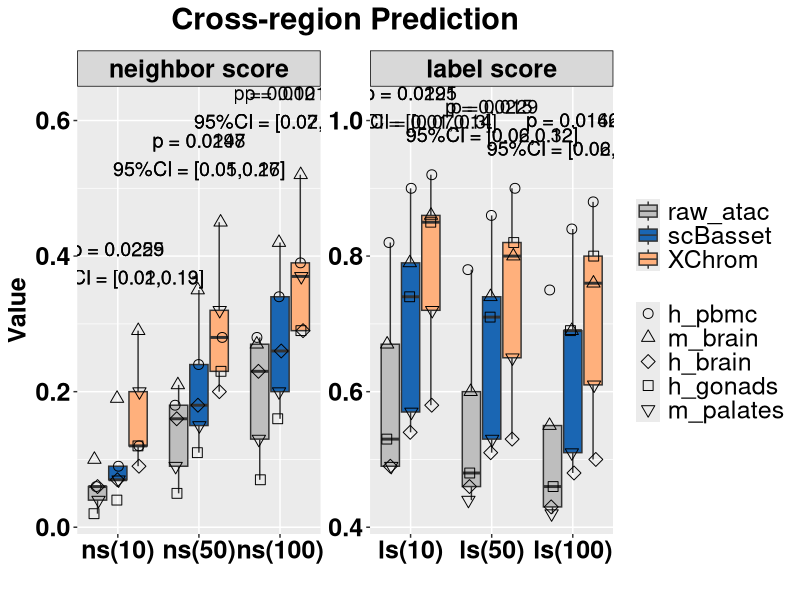
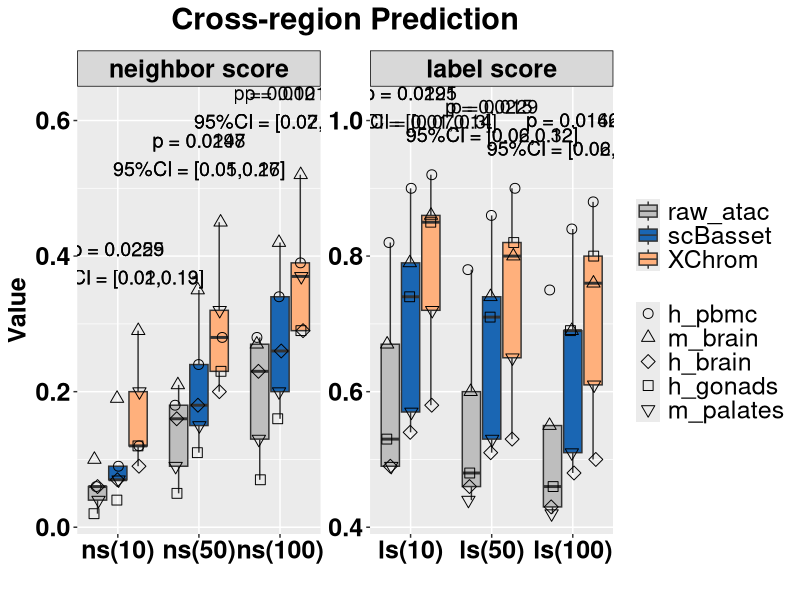

Write the R code that produced these figures, in order.
library(ggplot2)
library(readr)
library(dplyr)
library(tidyr)
df <- read_csv('cross-region_nsls.csv')
# Convert Metric & Method & Dataset to factor and specify the order
df$Metric <- factor(df$Metric, levels = c("ns(10)", "ns(50)", "ns(100)", 
                                          "ls(10)", "ls(50)", "ls(100)"))
df$Method <- factor(df$Method, levels = c("raw_atac","scBasset","XChrom"))
df$Dataset<-factor(df$Dataset, levels = c("h_pbmc","m_brain","h_brain",'h_gonads','m_palates'))

######################################
# Add 2 new column to group NS(k=10,50,100) and LS(k=10,50,100),respectively

df <- df %>%
  mutate(MetricType = ifelse(grepl("ns", Metric), "neighbor score", "label score"))%>%
  mutate(MetricType = factor(MetricType, levels = c("neighbor score", "label score")))

# Count each facet type
metric_counts <- df %>%
  group_by(MetricType) %>%
  summarise(count = n(), .groups = "drop")

######################################
y_pos <- df %>% 
  group_by(Metric) %>% 
  summarise(max_val = max(Value))

# Obtain all the methods that need to be compared (excluding XChrom itself)
other_methods <- unique(df$Method[df$Method != "XChrom"])

# Extract the data of XChrom as the benchmark
xchrom_data <- df %>% 
  filter(Method == "XChrom") %>% 
  select(Dataset, Metric, MetricType, Value_XChrom = Value)

# Generate comparative data
comparison_data <- df %>%
  filter(Method != "XChrom") %>% 
  inner_join(xchrom_data, by = c("Dataset", "Metric", "MetricType")) %>%
  mutate(diff = Value_XChrom - Value)

# Calculate statistical results
annotation_df <- comparison_data %>%
  group_by(Metric, Method) %>%  # Group by Metric & Method
  summarise(
    mean_diff = mean(diff, na.rm = TRUE),
    se_diff = sd(diff, na.rm = TRUE) / sqrt(n()),
    lower_ci = mean_diff - qt(0.975, df = n()-1) * se_diff,
    upper_ci = mean_diff + qt(0.975, df = n()-1) * se_diff,
    p_value = t.test(Value_XChrom, Value, paired = TRUE)$p.value,
    .groups = "drop"
  ) %>%
  mutate(
    p_value_label = ifelse(p_value < 0.05,
                           paste0("p = ", signif(p_value, digits = 3)),
                           NA_character_)
  ) %>%
  # Merge the MetricType and Y-axis position information
  left_join(distinct(df, Metric, MetricType), by = "Metric") %>% 
  left_join(
    df %>% group_by(Metric) %>% summarise(max_val = max(Value)),
    by = "Metric"
  ) %>% 
  mutate(y_position = ifelse(p_value < 0.05, max_val + 0.1, NA_real_))


ggplot(df, aes(x = Metric, y = Value,)) +
  geom_boxplot(aes(group = interaction(Metric, Method), fill = Method), 
               alpha = 1, outlier.shape = NA) + 
  geom_jitter(
    aes(group = interaction(Metric, Method), shape = Dataset),
    position = position_jitterdodge(
      jitter.width = 0.2,   
      dodge.width = 0.8    
    ),size = 3,alpha = 1,color = "black",#stroke = 0.5
    )+
  scale_fill_manual(values = c('raw_atac'='grey','scBasset'='#1A66B3',"XChrom" = "#FFB07C")) + 
  scale_shape_manual(
    values = c(
      "h_pbmc" = 1,    
      "m_brain" = 2,    
      "h_brain" = 5,    
      "h_gonads" = 0,    
      "m_palates" = 6    
    ))+
  scale_x_discrete(expand = expansion(add = c(0.5, 0.5))) +  
  guides(shape = guide_legend(order = 2), fill = guide_legend(order = 1)) +  
  facet_wrap(~MetricType, scales = "free")+
  theme_set(theme_bw())+
  # theme_minimal() +
  theme(
    axis.text.x = element_text(angle = 0, hjust = 0.5, size = 18, face = "bold", color = "black", margin = margin(t =2)),
    axis.text.y = element_text(size = 18, face = "bold", color = "black"),
    axis.title = element_text(size = 18, color = "black", face = "bold"),
    legend.title = element_blank(),
    plot.title = element_text(hjust = 0.5, size = 22, face = "bold",margin = margin(b = 10)),
    legend.text = element_text(size = 18),
    strip.background = element_rect(fill = rgb(0.5, 0.5, 0.5, 0.3),color = "black", size = 0.5), 
    strip.text = element_text(size = 18, face = "bold", color = "black"), 
    strip.text.x = element_text(size = 18, face = "bold",color = "black"),  
  ) +
  labs(title = "Cross-region Prediction", x = "", y = "Value") +
  geom_text(
    data = annotation_df[annotation_df$p_value<0.05,],
    aes(x = Metric, y = y_position,group = MetricType,  
        label = paste0(p_value_label, "\n95%CI = [",
                       round(lower_ci, 2), ",",
                       round(upper_ci, 2), "]")),
    inherit.aes = FALSE,size = 5,
    color = "black",hjust = 0.5)

ggsave("denoise_nsls_box.pdf", plot = last_plot(), 
       width = 14, height = 9, units = "in",dpi=300)
